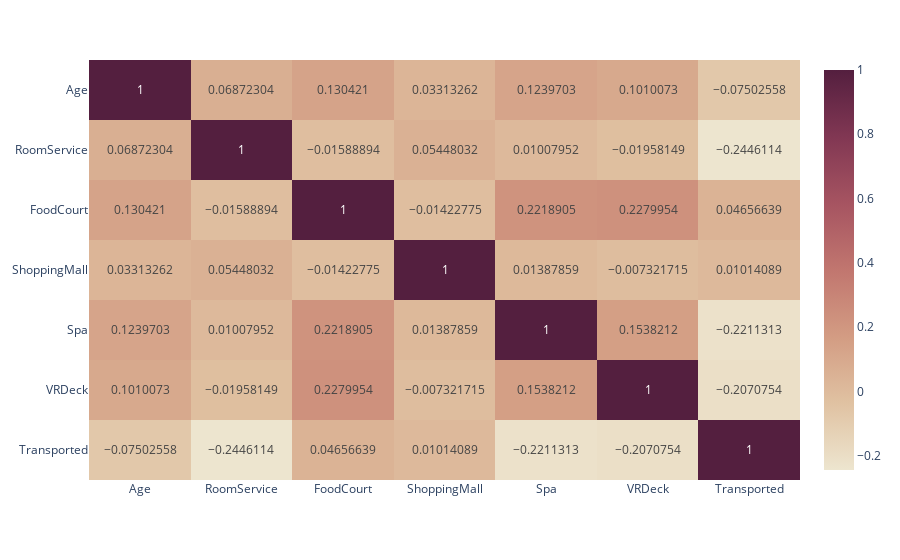

Here is the notebook cell this chart was saved with:
### Markdown cell above
### Correlation Metrix

### Code cell
fig = px.imshow(train.corr(), text_auto=True, aspect="auto", color_continuous_scale = "brwnyl")
fig.show()

### Figure 1 — Plotly figure (JSON) as saved in the notebook; plotly's stock layout.template omitted (floating-point values rounded to 4 significant figures)
{"data": [{"coloraxis": "coloraxis", "hovertemplate": "x: %{x}<br>y: %{y}<br>color: %{z}<extra></extra>", "name": "0", "texttemplate": "%{z}", "type": "heatmap", "x": ["Age", "RoomService", "FoodCourt", "ShoppingMall", "Spa", "VRDeck", "Transported"], "xaxis": "x", "y": ["Age", "RoomService", "FoodCourt", "ShoppingMall", "Spa", "VRDeck", "Transported"], "yaxis": "y", "z": [[1, 0.06872, 0.1304, 0.03313, 0.124, 0.101, -0.07503], [0.06872, 1, -0.01589, 0.05448, 0.01008, -0.01958, -0.2446], [0.1304, -0.01589, 1, -0.01423, 0.2219, 0.228, 0.04657], [0.03313, 0.05448, -0.01423, 1, 0.01388, -0.007322, 0.01014], [0.124, 0.01008, 0.2219, 0.01388, 1, 0.1538, -0.2211], [0.101, -0.01958, 0.228, -0.007322, 0.1538, 1, -0.2071], [-0.07503, -0.2446, 0.04657, 0.01014, -0.2211, -0.2071, 1]]}], "layout": {"coloraxis": {"colorscale": [[0, "rgb(237, 229, 207)"], [0.1667, "rgb(224, 194, 162)"], [0.3333, "rgb(211, 156, 131)"], [0.5, "rgb(193, 118, 111)"], [0.6667, "rgb(166, 84, 97)"], [0.8333, "rgb(129, 55, 83)"], [1, "rgb(84, 31, 63)"]]}, "margin": {"t": 60}, "xaxis": {"anchor": "y", "domain": [0, 1]}, "yaxis": {"anchor": "x", "autorange": "reversed", "domain": [0, 1]}}}
